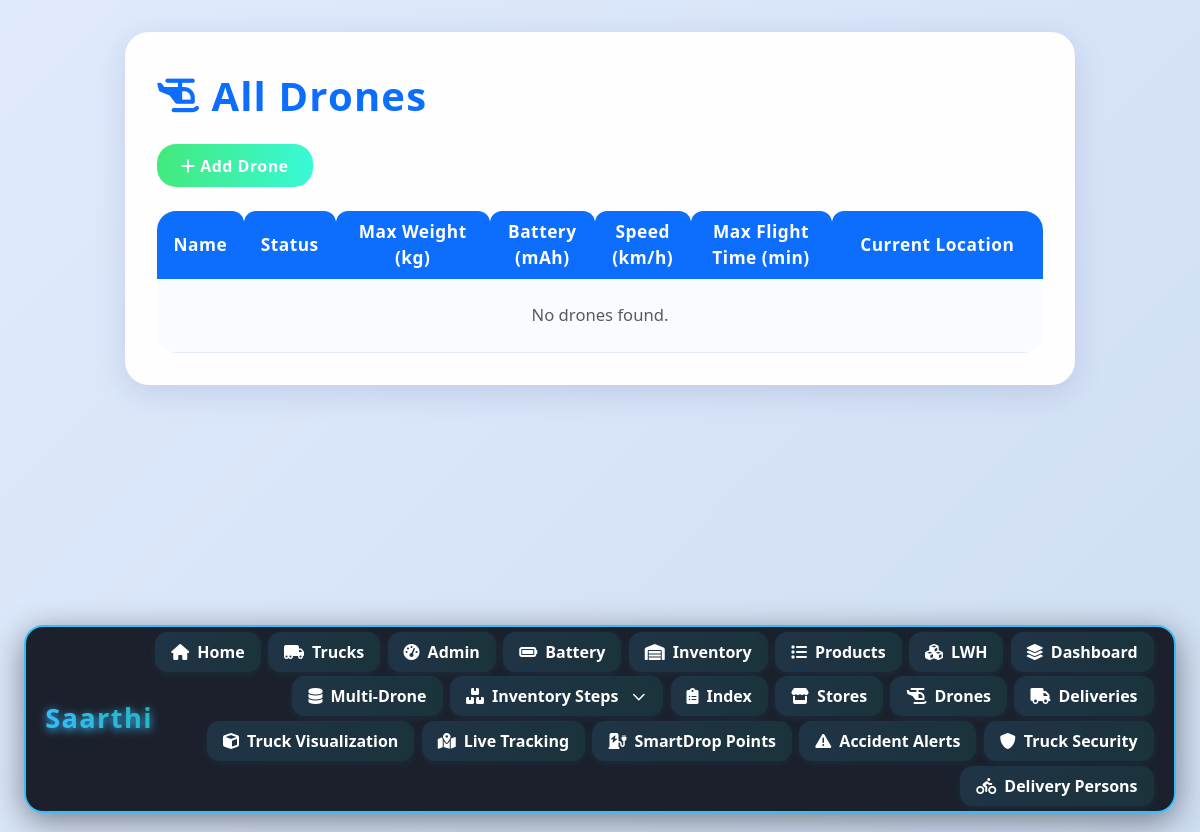
Page /drone/drones/ on the earlier database version.
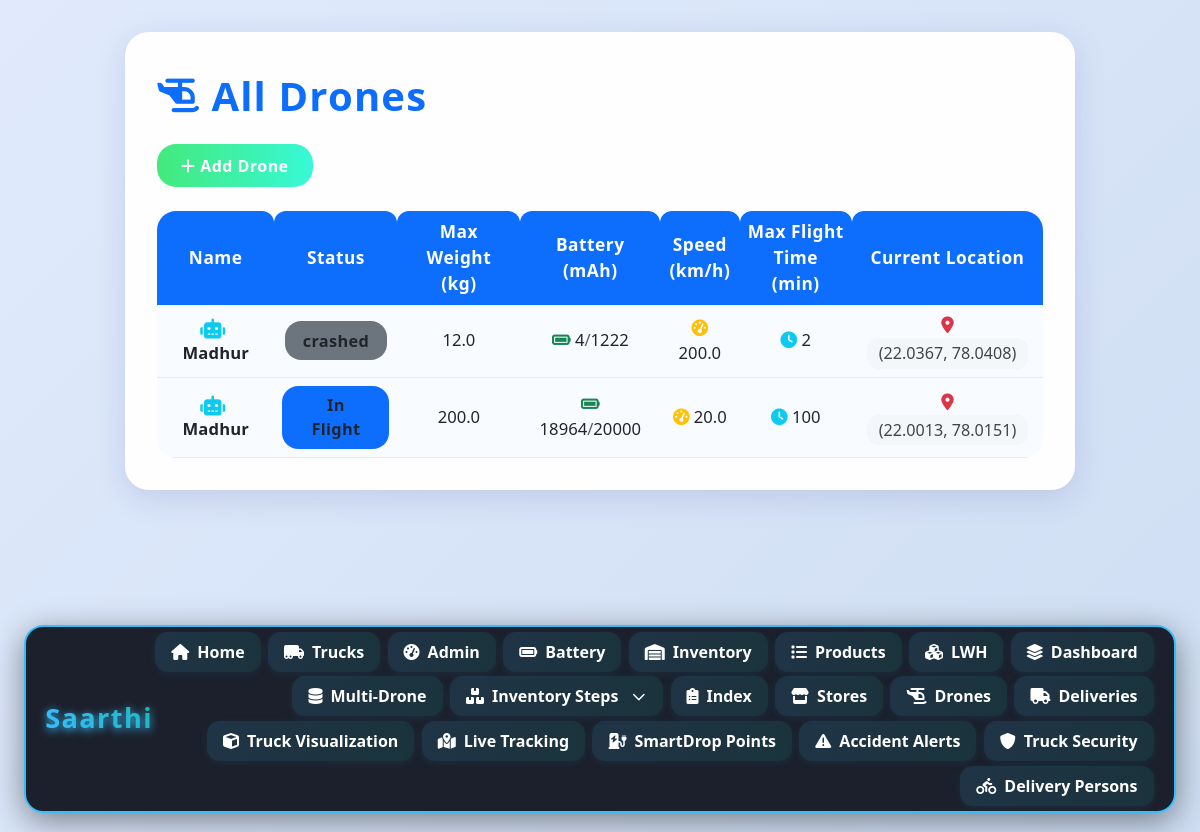
Same page on the later database version.
### inventory/models.py (models this page shows, shortened)
class Drone(models.Model):
    STATUS_CHOICES = [
        ('idle', 'Idle'),
        ('charging', 'Charging'),
        ('in_flight', 'In Flight'),
        ('maintenance', 'Maintenance'),
        ('offline', 'Offline'),
    ]
    name = models.CharField(max_length=100)
    max_weight_kg = models.FloatField()
    battery_capacity_mah = models.IntegerField()
    current_battery_mah = models.IntegerField()
    speed_kmph = models.FloatField()
    max_flight_time_min = models.IntegerField()
    altitude_m = models.FloatField(default=0)
    status = models.CharField(max_length=20, choices=STATUS_CHOICES, default='idle')
    current_lat = models.FloatField(null=True, blank=True)
    current_lng = models.FloatField(null=True, blank=True)
    last_update = models.DateTimeField(auto_now=True)

### inventory/views.py (the view)
# urls.py: path('drones/', views.drone_list, name='drone_list'),
def drone_list(request):
    drones = Drone.objects.all()
    return render(request, 'drone/drone_list.html', {'drones': drones})

### templates/drone/drone_list.html (shortened to what this page needs)
<!DOCTYPE html>
<html>
<head>
    <link rel="stylesheet" href="https://cdn.jsdelivr.net/npm/bootstrap@5.3.0/dist/css/bootstrap.min.css">
    <link rel="stylesheet" href="https://cdnjs.cloudflare.com/ajax/libs/font-awesome/6.4.2/css/all.min.css">
</head>
<body>
    <div class="fancy-card">
        <h1><i class="fa-solid fa-helicopter"></i> All Drones</h1>
        <a href="{% url 'add_drone' %}" class="btn btn-success mb-4"><i class="fa-solid fa-plus"></i> Add Drone</a>
        <div class="table-responsive">
            <table class="table fancy-table table-hover align-middle mb-0">
                <thead>
                    <tr>
                        <th>Name</th>
                        <th>Status</th>
                        <th>Max Weight<br>(kg)</th>
                        <th>Battery<br>(mAh)</th>
                        <th>Speed<br>(km/h)</th>
                        <th>Max Flight<br>Time (min)</th>
                        <th>Current Location</th>
                    </tr>
                </thead>
                <tbody>
                {% for drone in drones %}
                    <tr>
                        <td class="drone-name">
                            <i class="fa-solid fa-robot drone-icon text-info"></i>
                            {{ drone.name }}
                        </td>
                        <td>
                            <span class="status-badge
                                {% if drone.status == 'in_flight' %}bg-primary
                                {% elif drone.status == 'idle' %}bg-success
                                {% elif drone.status == 'assigned' %}bg-warning text-dark
                                {% else %}bg-secondary{% endif %}">
                                {{ drone.get_status_display }}
                            </span>
                        </td>
                        <td>{{ drone.max_weight_kg }}</td>
                        <td>
                            <i class="fa-solid fa-battery-full text-success"></i>
                            {{ drone.current_battery_mah }}<span class="text-muted">/</span>{{ drone.battery_capacity_mah }}
                        </td>
                        <td>
                            <i class="fa-solid fa-gauge-high text-warning"></i>
                            {{ drone.speed_kmph }}
                        </td>
                        <td>
                            <i class="fa-solid fa-clock text-info"></i>
                            {{ drone.max_flight_time_min }}
                        </td>
                        <td>
                            {% if drone.current_lat and drone.current_lng %}
                                <i class="fa-solid fa-location-dot text-danger"></i>
                                <span class="location-coords">
                                    ({{ drone.current_lat|floatformat:4 }}, {{ drone.current_lng|floatformat:4 }})
                                </span>
                            {% else %}
                                <span class="text-muted">-</span>
                            {% endif %}
                        </td>
                    </tr>
                {% empty %}
                    <tr>
                        <td colspan="7" class="text-center text-muted py-4">No drones found.</td>
                    </tr>
                {% endfor %}
                </tbody>
            </table>
        </div>
    </div>
    {% include "navbar.html" %}
</body>
</html>

Differences in the rows shown:
added Drone: name "Madhur", status "crashed", max_weight_kg "12.0", current_battery_mah "4", battery_capacity_mah "1222", speed_kmph "200.0", max_flight_time_min "2", current_lat "22.0367", current_lng "78.0408"
added Drone: name "Madhur", status "In Flight", max_weight_kg "200.0", current_battery_mah "18964", battery_capacity_mah "20000", speed_kmph "20.0", max_flight_time_min "100", current_lat "22.0013", current_lng "78.0151"
Other differences:
text no longer shown: "No drones found."
